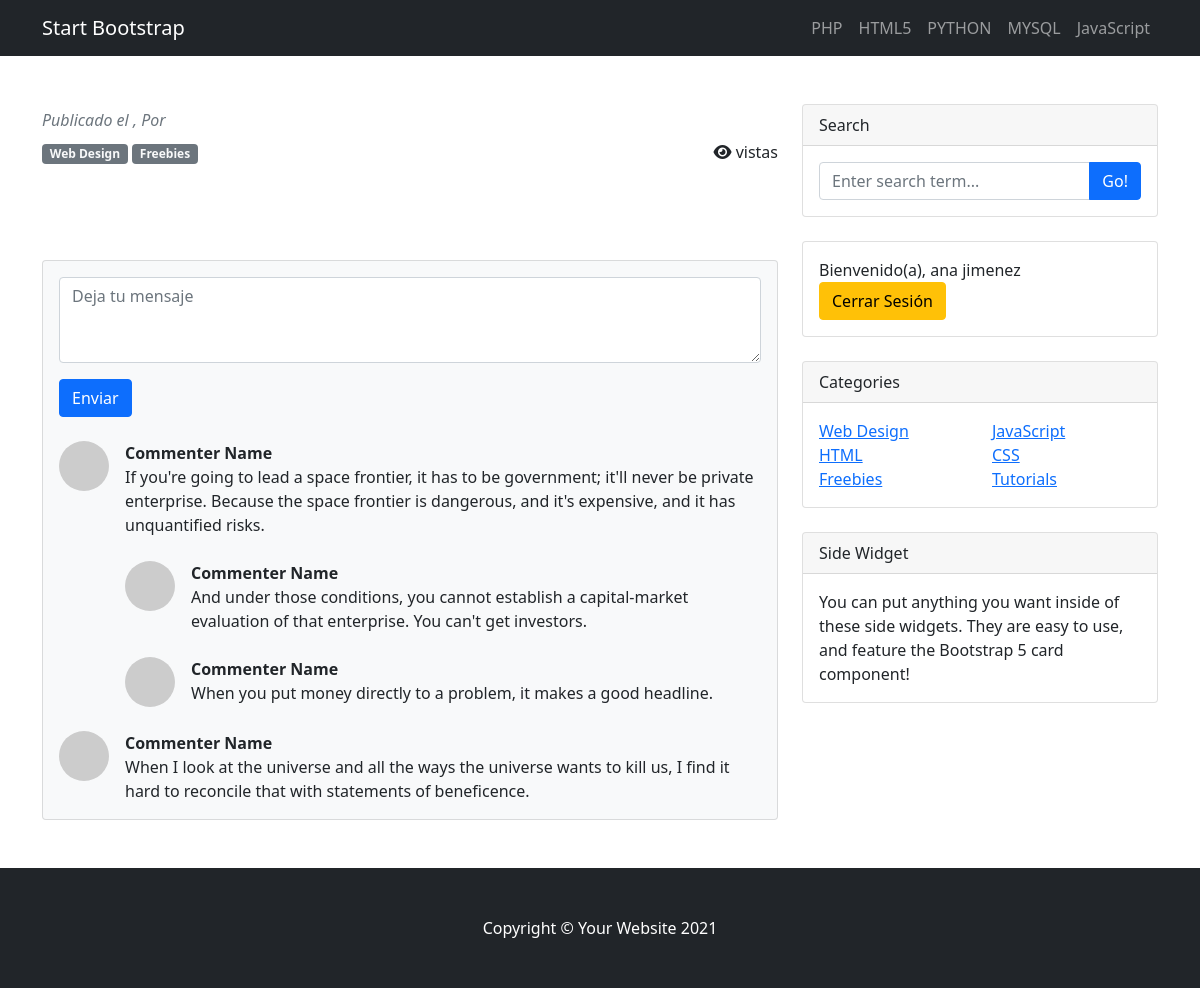
The app's page /post.php (signed in) with its own data.
### tables this page shows
CREATE TABLE `categorias` (
  `cat_id` int(10) UNSIGNED NOT NULL,
  `cat_nombre` varchar(25) NOT NULL
);

### resources/functions.php (the view, shortened to what this page needs)
<?php
    function query($sql){
        global $conexion;
        return mysqli_query($conexion, $sql);
    }
    function fetch_array($query){
        return mysqli_fetch_array($query);
    }
    function show_categorias(){
        $query = query("SELECT * FROM categorias");
        while($fila = fetch_array($query)){
            $categoria = <<<DELIMITADOR
                <li class="nav-item">
                    <a class="nav-link" href="#">
                        {$fila['cat_nombre']}
                    </a>
                </li>
DELIMITADOR;
            echo $categoria;
        }
    }
            ?>

### records on screen
categorias: cat_nombre "PHP"
categorias: cat_nombre "HTML5"
categorias: cat_nombre "PYTHON"
categorias: cat_nombre "MYSQL"
categorias: cat_nombre "JavaScript"

### other values on screen
$_SESSION['user_nombres'] "ana"
$_SESSION['user_apellidos'] "jimenez"
